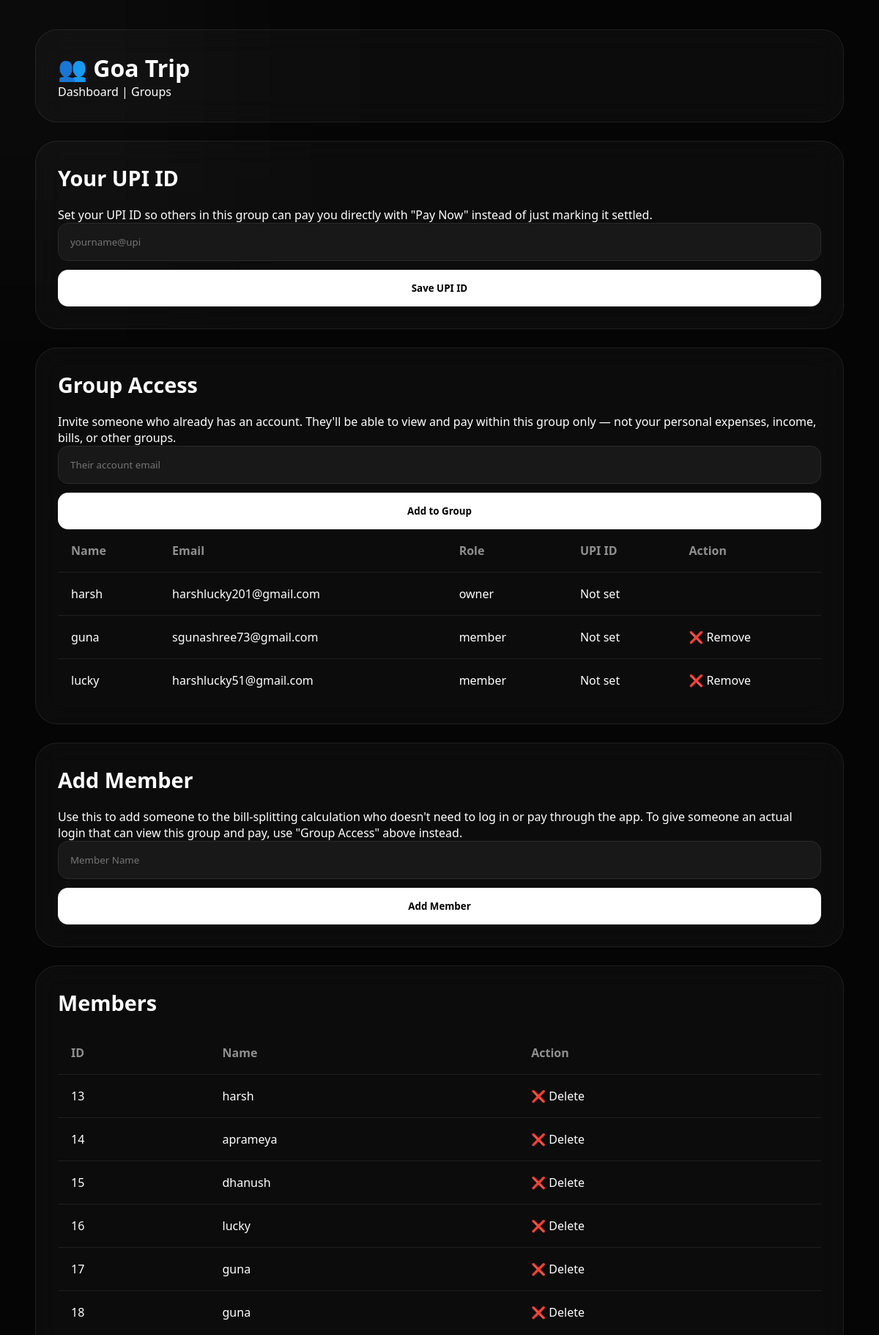
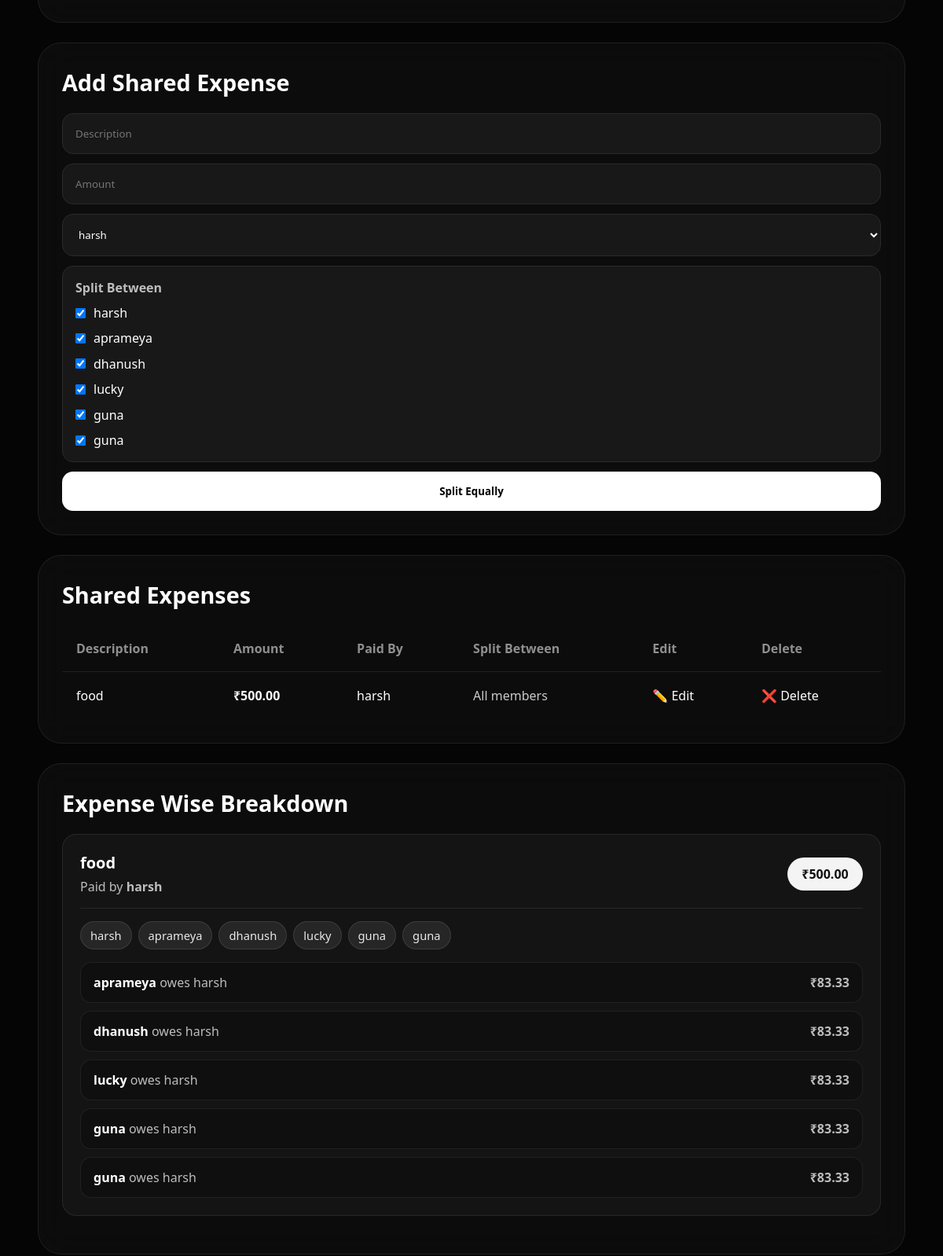
/group/4 (signed in, upper part), run on the app's committed database (2 pictures, top to bottom).
### tables this page shows
CREATE TABLE groups_table (
    id INTEGER PRIMARY KEY AUTOINCREMENT,
    group_name TEXT NOT NULL
, user_id INTEGER);

CREATE TABLE group_members (
    id INTEGER PRIMARY KEY AUTOINCREMENT,
    group_id INTEGER NOT NULL,
    user_id INTEGER NOT NULL,
    role TEXT NOT NULL DEFAULT 'member',
    added_at TIMESTAMP DEFAULT CURRENT_TIMESTAMP,
    FOREIGN KEY(group_id) REFERENCES groups_table(id),
    FOREIGN KEY(user_id) REFERENCES users(id),
    UNIQUE(group_id, user_id)
);

CREATE TABLE users (
    id INTEGER PRIMARY KEY AUTOINCREMENT,
    username TEXT UNIQUE NOT NULL,
    email TEXT UNIQUE NOT NULL,
    password TEXT NOT NULL
, upi_id TEXT);

CREATE TABLE members (
    id INTEGER PRIMARY KEY AUTOINCREMENT,
    group_id INTEGER,
    member_name TEXT NOT NULL
, user_id INTEGER);

CREATE TABLE shared_expenses (
    id INTEGER PRIMARY KEY AUTOINCREMENT,
    group_id INTEGER,
    description TEXT,
    amount REAL,
    paid_by TEXT
, split_members TEXT);

### app.py (the view, shortened to what this page needs)
@app.route("/group/<int:group_id>")
def group_details(group_id):
    if "user_id" not in session:
        return redirect("/login")
    current_user_id = require_group_access(group_id)
    is_owner = user_is_group_owner(current_user_id, group_id)
    conn   = sqlite3.connect(DB_PATH)
    cursor = conn.cursor()
    cursor.execute("SELECT * FROM groups_table WHERE id=?", (group_id,))
    group = cursor.fetchone()
    cursor.execute("SELECT * FROM members WHERE group_id=?", (group_id,))
    members = cursor.fetchall()
    cursor.execute("SELECT * FROM shared_expenses WHERE group_id=?", (group_id,))
    expenses = cursor.fetchall()
    cursor.execute(
        "SELECT * FROM settlements WHERE group_id=? ORDER BY id DESC",
        (group_id,)
    )
    settlement_history = cursor.fetchall()
    cursor.execute(
        """
        SELECT u.id, u.username, u.email, gm.role, u.upi_id
        FROM group_members gm
        JOIN users u ON u.id = gm.user_id
        WHERE gm.group_id=?
        ORDER BY gm.role DESC, u.username ASC
        """,
        (group_id,)
    )
    group_users = cursor.fetchall()
    cursor.execute("SELECT upi_id FROM users WHERE id=?", (current_user_id,))
    my_upi_row = cursor.fetchone()
    my_upi_id = my_upi_row[0] if my_upi_row else None
    member_names = [m[2] for m in members]
    split_labels = {}
    for expense in expenses:
        if len(expense) > 5 and expense[5]:
            split_labels[expense[0]] = ", ".join(_split_members_from_expense(expense, member_names))
        else:
            split_labels[expense[0]] = "All members"
    cursor.execute(
        """
        SELECT m.member_name, u.upi_id
        FROM members m
        JOIN users u ON u.id = m.user_id
        WHERE m.group_id=? AND m.user_id IS NOT NULL
        """,
        (group_id,)
    )
    name_to_upi = dict(cursor.fetchall())
    expense_breakdown = []
    for expense in expenses:
        amount      = expense[3]
        paid_by     = expense[4]
        description = expense[2]
        split_members = _split_members_from_expense(expense, member_names)
        if not split_members:
            continue
        share   = amount / len(split_members)
        details = [
            {
                "text": f"{member} owes {paid_by} ₹{share:.2f}",
                "payer": member,
                "receiver": paid_by,
                "amount": round(share, 2),
                "receiver_upi_id": name_to_upi.get(paid_by)
            }
            for member in split_members
            if member != paid_by
        ]
        expense_breakdown.append({
            "description": description,
            "amount":      amount,
            "paid_by":     paid_by,
            "split_members": split_members,
            "details":     details
        })
    balances = defaultdict(float)
    for expense in expenses:
        amount  = expense[3]
        paid_by = expense[4]
        split_members = _split_members_from_expense(expense, member_names)
        if not split_members:
            continue
        share = amount / len(split_members)
        balances[paid_by] += amount
        for member in split_members:
            balances[member] -= share
    for settlement in settlement_history:
        payer    = settlement[2]
        receiver = settlement[3]
        amount   = settlement[4]
        balances[payer]    += amount
        balances[receiver] -= amount
    debtors   = [[p, -a] for p, a in balances.items() if a < -0.01]
    creditors = [[p,  a] for p, a in balances.items() if a > 0.01]
    settlements = []
    i = j = 0
    for settlement in settlements:
        settlement["receiver_upi_id"] = name_to_upi.get(settlement["receiver"])
    conn.close()
    return render_template(
        "group_details.html",
        group=group,
        members=members,
        expenses=expenses,
        expense_breakdown=expense_breakdown,
        balances=settlements,
        settlement_history=settlement_history,
        split_labels=split_labels,
        group_users=group_users,
        is_owner=is_owner,
        my_upi_id=my_upi_id
    )

### app.py (called while the page is built, shortened)
def _split_members_from_expense(expense, fallback_member_names):
    return fallback_member_names

def user_can_access_group(user_id, group_id):
    conn = sqlite3.connect(DB_PATH)
    cursor = conn.cursor()
    cursor.execute(
        "SELECT 1 FROM group_members WHERE group_id=? AND user_id=?",
        (group_id, user_id)
    )
    row = cursor.fetchone()
    conn.close()
    return row is not None

def user_is_group_owner(user_id, group_id):
    conn = sqlite3.connect(DB_PATH)
    cursor = conn.cursor()
    cursor.execute(
        "SELECT 1 FROM group_members WHERE group_id=? AND user_id=? AND role='owner'",
        (group_id, user_id)
    )
    row = cursor.fetchone()
    conn.close()
    return row is not None

def require_group_access(group_id):
    user_id = session["user_id"]
    if not user_can_access_group(user_id, group_id):
        abort(403)
    return user_id

### templates/group_details.html (shortened to what this page needs)
<!DOCTYPE html>
<html>
<head>
    <link rel="stylesheet"
          href="{{ url_for('static', filename='style.css') }}">
</head>
<body>
<div class="container">
    <div class="card">
        <h1>👥 {{ group[1] }}</h1>
        <p>
            <a href="/">Dashboard</a> |
            <a href="/groups">Groups</a>
        </p>
    </div>
    <div class="card">
        <h2>Your UPI ID</h2>
        {% if my_upi_id %}
        <p>Your UPI ID is set to <strong>{{ my_upi_id }}</strong>. Others can use "Pay Now" to pay you directly.</p>
        {% else %}
        <p>Set your UPI ID so others in this group can pay you directly with "Pay Now" instead of just marking it settled.</p>
        {% endif %}
        <form action="/update_upi_id" method="POST">
            <input
                type="text"
                name="upi_id"
                placeholder="yourname@upi"
                value="{{ my_upi_id or '' }}">
            <button type="submit">
                Save UPI ID
            </button>
        </form>
    </div>
    <div class="card">
        <h2>Group Access</h2>
        {% if is_owner %}
        <p>Invite someone who already has an account. They'll be able to view and pay within this group only — not your personal expenses, income, bills, or other groups.</p>
        <form action="/group/{{ group[0] }}/invite"
              method="POST">
            <input
                type="email"
                name="email"
                placeholder="Their account email"
                required>
            <button type="submit">
                Add to Group
            </button>
        </form>
        {% endif %}
        <table>
            <tr>
                <th>Name</th>
                <th>Email</th>
                <th>Role</th>
                <th>UPI ID</th>
                {% if is_owner %}
                <th>Action</th>
                {% endif %}
            </tr>
            {% for user in group_users %}
            <tr>
                <td>{{ user[1] }}</td>
                <td>{{ user[2] }}</td>
                <td>{{ user[3] }}</td>
                <td>{{ user[4] or "Not set" }}</td>
                {% if is_owner %}
                <td>
                    {% if user[3] != 'owner' %}
                    <a
                    href="/group/{{ group[0] }}/remove_user/{{ user[0] }}"
                    onclick="return confirm('Remove this person from the group? They will lose access immediately.')">
                        ❌ Remove
                    </a>
                    {% endif %}
                </td>
                {% endif %}
            </tr>
            {% endfor %}
        </table>
    </div>
    <div class="card">
        <h2>Add Member</h2>
        <p>Use this to add someone to the bill-splitting calculation who doesn't need to log in or pay through the app. To give someone an actual login that can view this group and pay, use "Group Access" above instead.</p>
        <form action="/add_member/{{ group[0] }}"
              method="POST">
            <input
                type="text"
                name="member_name"
                placeholder="Member Name"
                required>
            <button type="submit">
                Add Member
            </button>
        </form>
    </div>
    <div class="card">
        <h2>Members</h2>
        <table>
            <tr>
                <th>ID</th>
                <th>Name</th>
                <th>Action</th>
            </tr>
            {% for member in members %}
            <tr>
                <td>{{ member[0] }}</td>
                <td>{{ member[2] }}</td>
                <td>
                    <a
                    href="/delete_member/{{ member[0] }}/{{ group[0] }}"
                    onclick="return confirm('Delete this member?')">
                        ❌ Delete
                    </a>
                </td>
            </tr>
            {% endfor %}
        </table>
    </div>
    <div class="card">
        <h2>Add Shared Expense</h2>
        <form action="/add_shared_expense/{{ group[0] }}"
              method="POST">
            <input
                type="text"
                name="description"
                placeholder="Description"
                required>
            <input
                type="number"
                step="0.01"
                name="amount"
                placeholder="Amount"
                required>
            <select name="paid_by" required>
                {% for member in members %}
                <option>{{ member[2] }}</option>
                {% endfor %}
            </select>
            <div class="split-member-list">
                <h3>Split Between</h3>
                {% for member in members %}
                <label class="split-member-option">
                    <input
                        type="checkbox"
                        name="split_members"
                        value="{{ member[2] }}"
                        checked>
                    <span>{{ member[2] }}</span>
                </label>
                {% endfor %}
            </div>
            <button type="submit">
                Split Equally
            </button>
        </form>
    </div>
    <div class="card">
        <h2>Shared Expenses</h2>
        <table>
            <tr>
                <th>Description</th>
                <th>Amount</th>
                <th>Paid By</th>
                <th>Split Between</th>
                <th>Edit</th>
                <th>Delete</th>
            </tr>
            {% for expense in expenses %}
            <tr>
                <td>{{ expense[2] }}</td>
                <td class="money-cell">₹{{ "%.2f"|format(expense[3]) }}</td>
                <td>{{ expense[4] }}</td>
                <td class="muted-cell">
                    {{ split_labels.get(expense[0], "All members") }}
                </td>
                <td>
                    <a href="/edit_shared_expense/{{ expense[0] }}">
                        ✏️ Edit
                    </a>
                </td>
                <td>
                    <a
                    href="/delete_shared_expense/{{ expense[0] }}/{{ group[0] }}"
                    onclick="return confirm('Delete this expense?')">
                        ❌ Delete
                    </a>
                </td>
            </tr>
            {% endfor %}
        </table>
    </div>
    <div class="card">
        <h2>Expense Wise Breakdown</h2>
        {% for item in expense_breakdown %}
        <div class="breakdown-card">
            <div class="breakdown-header">
                <div>
                    <h3>{{ item.description }}</h3>
                    <p>Paid by <strong>{{ item.paid_by }}</strong></p>
                </div>
                <span class="amount-pill">₹{{ "%.2f"|format(item.amount) }}</span>
            </div>
            <div class="member-chips">
                {% for member in item.split_members %}
                <span>{{ member }}</span>
                {% endfor %}
            </div>
            <div class="breakdown-list">
            {% for detail in item.details %}
            <div class="breakdown-row">
                <div>
                    <strong>{{ detail.payer }}</strong>
                    <span>owes {{ detail.receiver }}</span>
                </div>
                <div class="breakdown-action">
                    <span class="money-cell">₹{{ "%.2f"|format(detail.amount) }}</span>
                </div>
            </div>
            {% endfor %}
            </div>
        </div>
        {% endfor %}
    </div>
</div>
</body>
</html>

### static/style.css (style rules this page uses)
* { margin:0; padding:0; box-sizing:border-box; font-family:'Segoe UI',sans-serif; }
body { background:#050505; color:white; overflow-x:hidden; }
body::before { content:''; position:fixed; width:500px; height:500px; top:-200px; left:-200px; background:rgba(255,255,255,0.04); filter:blur(150px); z-index:-1; }
.container { width:92%; max-width:1400px; margin:auto; padding:40px 0; }
.card { background:rgba(255,255,255,0.03); backdrop-filter:blur(20px); border:1px solid rgba(255,255,255,0.08); border-radius:30px; padding:30px; margin-bottom:25px; }
.card h2 { margin-bottom:20px; font-size:1.8rem; }
form { display:flex; flex-direction:column; gap:12px; }
input, select { width:100%; padding:16px; background:#181818; border:1px solid #2a2a2a; color:white; border-radius:14px; outline:none; transition:.3s; }
button { width:100%; padding:16px; background:white; color:black; border:none; border-radius:14px; font-weight:700; cursor:pointer; transition:.3s; }
.split-member-list { display:grid; gap:10px; padding:16px; background:#181818; border:1px solid #2a2a2a; border-radius:14px; }
.split-member-list h3 { font-size:1rem; color:#bdbdbd; }
.split-member-option { display:flex; align-items:center; gap:10px; }
.split-member-option input { width:auto; }
.split-member-option span { line-height:1.4; }
table { width:100%; border-collapse:collapse; }
th { text-align:left; padding:18px; color:#8f8f8f; }
td { padding:18px; border-top:1px solid rgba(255,255,255,0.08); }
a { color:white; text-decoration:none; }
.money-cell { font-weight:800; white-space:nowrap; color:#f7f7f7; }
.muted-cell { color:#c9c9c9; line-height:1.5; }
.breakdown-card { padding:22px; margin:18px 0; background:rgba(255,255,255,0.035); border:1px solid rgba(255,255,255,0.08); border-radius:18px; }
.breakdown-header, .breakdown-row, .settlement-row { display:flex; align-items:center; justify-content:space-between; gap:24px; }
.breakdown-header { padding-bottom:16px; border-bottom:1px solid rgba(255,255,255,0.08); }
.breakdown-header h3 { margin-bottom:6px; font-size:1.25rem; }
.breakdown-header p { color:#bdbdbd; }
.amount-pill { display:inline-flex; align-items:center; justify-content:center; min-width:96px; padding:10px 14px; background:#f4f4f4; color:#111; border-radius:999px; font-weight:800; white-space:nowrap; }
.member-chips { display:flex; flex-wrap:wrap; gap:8px; margin:16px 0; }
.member-chips span { padding:7px 12px; background:rgba(255,255,255,0.08); border:1px solid rgba(255,255,255,0.1); border-radius:999px; color:#e9e9e9; font-size:0.92rem; }
.breakdown-list { display:grid; gap:10px; }
.breakdown-row, .settlement-row { padding:14px 16px; background:rgba(0,0,0,0.22); border:1px solid rgba(255,255,255,0.07); border-radius:14px; }
.breakdown-row span, .settlement-names span { color:#bdbdbd; }
.breakdown-action, .settlement-actions { display:flex; align-items:center; justify-content:flex-end; gap:14px; flex-wrap:wrap; }

### data on the page
groups_table: group_name "Goa Trip"
group_members: username "harsh", email "harshlucky201@gmail.com", role "owner", user "Not set"
group_members: username "guna", email "sgunashree73@gmail.com", role "member", user "Not set"
group_members: username "lucky", email "harshlucky51@gmail.com", role "member", user "Not set"
members: id "13", member_name "harsh"
members: id "14", member_name "aprameya", payer "aprameya"
members: id "15", member_name "dhanush", payer "dhanush"
members: id "16", member_name "lucky", payer "lucky"
members: id "17", member_name "guna", payer "guna"
members: id "18", member_name "guna", payer "guna"
shared_expenses: description "food", amount "500.00", paid_by "harsh", get "All members", receiver "harsh" "harsh" "harsh" "harsh" "harsh", amount "83.33" "83.33" "83.33" "83.33" "83.33"

### other printed values
form field paid_by "harsh"
